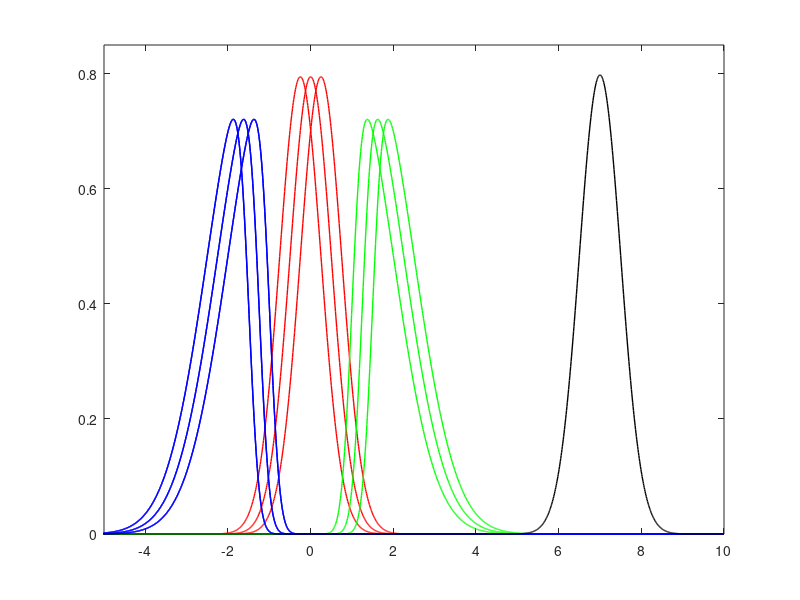

Write MATLAB code to recreate this figure.
%**************************************************************************
%--- Skew normal distributions with outlier
%--- Author : Jen-Hao Chen(a) and  Wen-Liang Hung(b)
%---          a: Institute for Computational and Modeling Science, National 
%---             Tsing Hua University, Hsin-Chu, Taiwan
%---          b: Center of Teacher Education, National Tsing Hua University
%---             Hsin-Chu, Taiwan 
%**************************************************************************


n    =  9 + 1   ;     %--- 9 skew normal with 1 normal outlier


xmin = -10.0 ;
xmax =  10.0 ;
h    =  0.01 ;


cx = [ xmin : h : xmax ] ;
nx = ( xmax - xmin ) / h + 1 ;

extcx = [ xmin-100 : h : xmax+100 ] ;

ng = nx ;              %--- Number of grid points

fv  = zeros(nx,1) ;    %--- CURRENT function values 
ofv = zeros(nx,n) ;    %--- ORIGINAL function values 



%---Construct function values
SkewLambda  = [  0    , 0   , 0    ,  5  ,  5     ,  5    ,  -5    ,  -5    , -5   ];   %---skewness  (any number)
SkewXi      = [ -0.25 , 0   , 0.25 ,  1  ,  1.25  ,  1.5  ,  -1.5  ,  -1.25 , -1   ];   %---location  (any number) 
SkewSigma   = [  0.5  , 0.5 , 0.5  ,  1  ,  1     ,  1    ,   1    ,   1    ,  1   ];   %---scale  (any positive number)
NormalMu    = 7;
NormalSigma = 0.5;


for i = 1 : 9
    SkewPhi = exp( -0.5*(extcx.^2) ) / sqrt(2*pi);   
    for j = 1 : nx
        ct    = ( cx(j) - SkewXi(i) ) / SkewSigma(i);
        intid = ceil( ( SkewLambda(i)*(cx(j)-SkewXi(i))/SkewSigma(i) - (xmin-100) ) / h ); 
        ofv( j , i ) = ( 2./SkewSigma(i) )*( exp(-0.5*(ct^2))/sqrt(2*pi) )*( sum( SkewPhi(1:intid) )*h )  ;
    end
end


ofv( : , 10 ) = exp( - ((cx-NormalMu).^2) / (2*NormalSigma^2) ) / ( NormalSigma*sqrt(2*pi) );



figure(1)
for i = 1 : 3
    h = plot( cx , ofv(:,i) , 'r' ); set(h, 'LineWidth',1);
    hold on
end
for i = 4 : 6
    h = plot( cx , ofv(:,i) , 'g' ); set(h, 'LineWidth',1);
    hold on
end
for i = 7 : 9
    h = plot( cx , ofv(:,i) , 'b' ); set(h, 'LineWidth',1);    
    hold on
end
for i = 7 : 9
    h = plot( cx , ofv(:,i) , 'b' ); set(h, 'LineWidth',1);    
    hold on
end
for i = 10 : 10
    h = plot( cx , ofv(:,i) , 'k' ); set(h, 'LineWidth',1);    
    hold on
end
axis( [ -5 , 10 , 0 , 0.85 ] );
filename = strcat( 'Fig_skew_outlier_pdf.eps' ) ;
saveas(gcf,filename,'psc2') ; 






